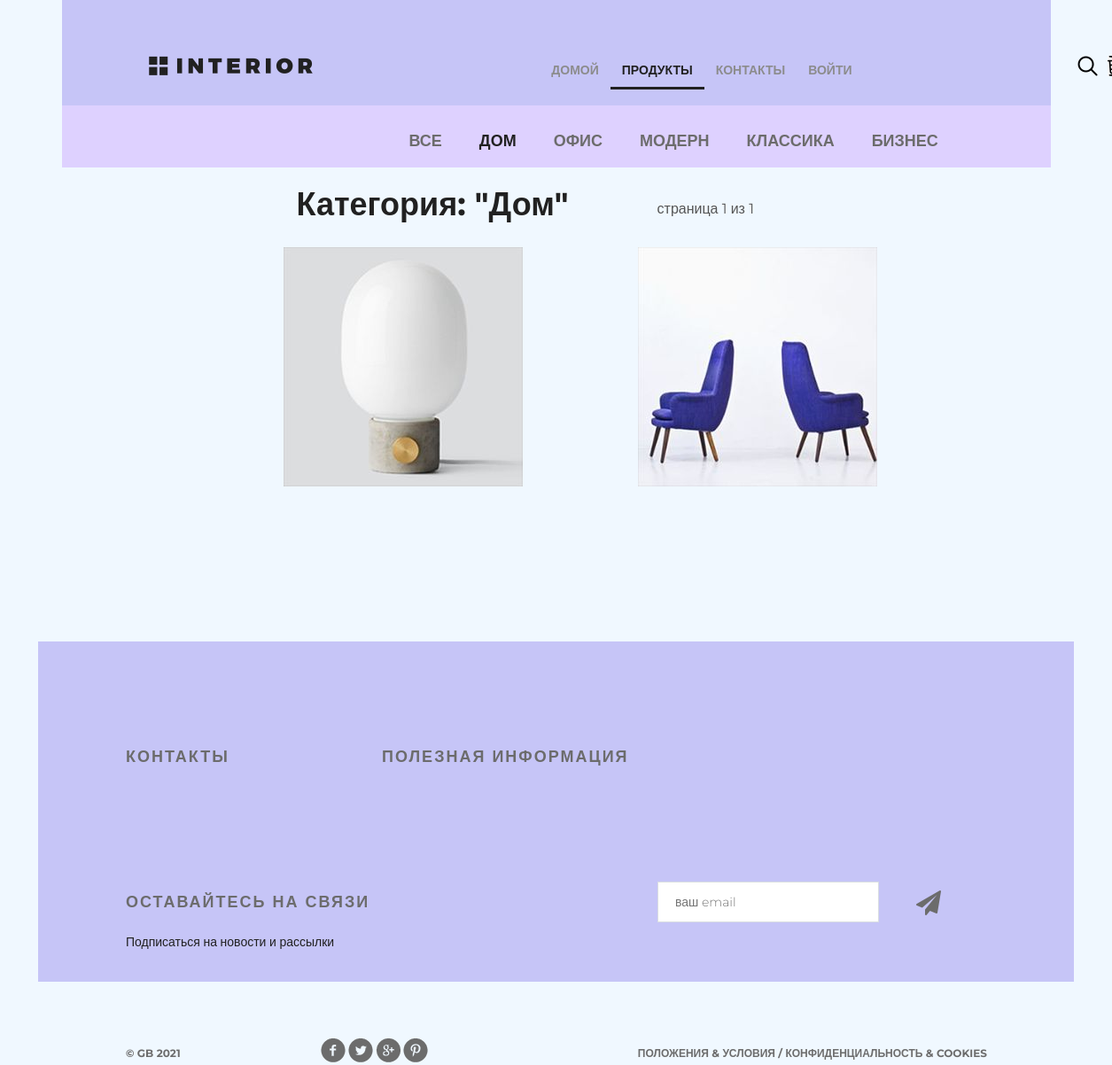
Page /products/category/1/ on the committed database.
### pagesapp/models.py (models this page shows, shortened)
class ProductCategory(models.Model):
    name = models.CharField(verbose_name="имя", max_length=64, unique=True)
    description = models.TextField(verbose_name="описание", blank=True)
    is_active = models.BooleanField(verbose_name="категория активна", default=True)

class Product(models.Model):
    category = models.ForeignKey(ProductCategory, on_delete=models.CASCADE)
    name = models.CharField(verbose_name="имя продукта", max_length=128)
    image = models.ImageField(upload_to="products_images", blank=True)
    short_desc = models.CharField(verbose_name="краткое описание продукта", max_length=60, blank=True)
    description = models.TextField(verbose_name="описание продукта", blank=True)
    price = models.DecimalField(verbose_name="цена продукта", max_digits=8, decimal_places=2, default=0)
    quantity = models.PositiveIntegerField(verbose_name="количество на складе", default=0)
    is_active = models.BooleanField(verbose_name="продукт активен", default=True)

### pagesapp/views.py (the view, shortened to what this page needs)
# urls.py: path("", pagesapp.products, name="index"),
def products(request, pk=None, page=1):
    title = "продукты"
    links_menu = ProductCategory.objects.filter(is_active=True)
    if pk is not None:
        if pk == 0:
            category = {"pk": 0, "name": "все"}
            products = Product.objects.filter(is_active=True, category__is_active=True).order_by("price")
        else:
            category = get_object_or_404(ProductCategory, pk=pk)
            products = Product.objects.filter(category__pk=pk, is_active=True, category__is_active=True).order_by(
                "price"
            )
        paginator = Paginator(products, 2)
        try:
            products_paginator = paginator.page(page)
        except PageNotAnInteger:
            products_paginator = paginator.page(1)
        except EmptyPage:
            products_paginator = paginator.page(paginator.num_pages)
        content = {
            "title": title,
            "links_menu": links_menu,
            "category": category,
            "products": products_paginator,
            "media_url": settings.MEDIA_URL,
        }
        return render(request, "pagesapp/products_list.html", content)

### pagesapp/context_processors.py (called while the page is built)
def basket(request):
    print(f"context processor basket works")
    basket = []
    if request.user.is_authenticated:
        basket = Basket.objects.filter(user=request.user)
    return {"basket": basket}

### pagesapp/templates/pagesapp/products_list.html (shortened to what this page needs)
{% extends "pagesapp/products.html" %}
{% load static %}
{% block content %}
<div class="details">
    <div class="links clearfix">
        {% include "pagesapp/includes/categories_menu.html" %}
    </div>
    <div class="products_list">
        <div class="title clearfix">
            <h2>Категория: "{{ category.name|title }}"</h2>
            <div class="paginator">
                <span class="current">
                    страница {{ products.number }} из {{ products.paginator.num_pages }}
                </span>
            </div>
        </div>
        <div class="category-products clearfix">
            {% for product in products %}
            <div class="block">
                {% if user.is_authenticated %}
                <a href="{% url 'products:product' product.pk %}">
                    {% else %}
                    <a href="{% url 'user:login' %}">
                        {% endif %}
                        <img src="{{ media_url }}{{ product.image }}" alt="{{ product.short_desc }}">
                    </a>
            </div>
            {% endfor %}
        </div>
    </div>
</div>
<div class="clr"></div>
{% endblock %}

### pagesapp/templates/pagesapp/includes/categories_menu.html
<ul class="links-menu">
    <li>
        <a href="{% url 'products:category' pk=0 %}"
            class="{% if request.resolver_match.kwargs.pk == 0 %}active{% endif %}">
            все
        </a>
    </li>
    {% for link in links_menu %}
    <li>
        <a href="{% url 'products:category' link.pk %}"
            class="{% if request.resolver_match.kwargs.pk == link.pk %}active{% endif %}">
            {{ link.name }}
        </a>
    </li>
    {% endfor %}
</ul>

### static/css/style.css (style rules this page uses)
* { margin: 0; padding: 0; }
body { font-family: 'Montserrat', sans-serif; }
html, body { height: 100%; background-color: aliceblue; }
.products_list { margin-left: 250px; }
.products_list a { color: #555; text-decoration: none; }
.products_list .title { margin: 20px auto; height: 50px; float: none; }
.products_list .title h2 { margin-top: 0; float: left; }
.products_list .title .paginator { display: block; position: relative; left: 75px; top: 15px; margin-left: 25px; color: #555; float: left; }
.category-products { margin-bottom: 75px; }
.category-products .block a img { float: left; }
.category-products .block { float: left; margin-right: 30px; display: block; height: 370px; width: 370px; position: relative; }
.clr { height: 384px; }
.clearfix:after { content: ""; display: block; clear: both; }
.title { height: 152px; margin-right: 15px; }
.title h2 { float: left; margin-top: 118px; color: #212121; font-size: 36px; font-weight: 700; text-align: left; margin-left: 15px; }
.links { height: 70px; background-color: #ded1ff; position: relative; padding-left: 360px; }
.links-menu { margin: 27px auto 0px; position: absolute; }
.links-menu li { float: left; list-style-type: none; padding-right: 42px; }
.links-menu li a { text-decoration: none; color: #6c6c6c; font-size: 18px; font-weight: 700; text-transform: uppercase; }
.links-menu .active { color: #212121; font-size: 18px; font-weight: 700; }

### rows in the picture
ProductCategory: name "ДОМ", name "Дом"
ProductCategory: name "ОФИС"
ProductCategory: name "МОДЕРН"
ProductCategory: name "КЛАССИКА"
ProductCategory: name "БИЗНЕС"
Product: image (picture)
Product: image (picture)

### other values in the picture
{{ products.number }} "1"
{{ products.paginator.num_pages }} "1"
